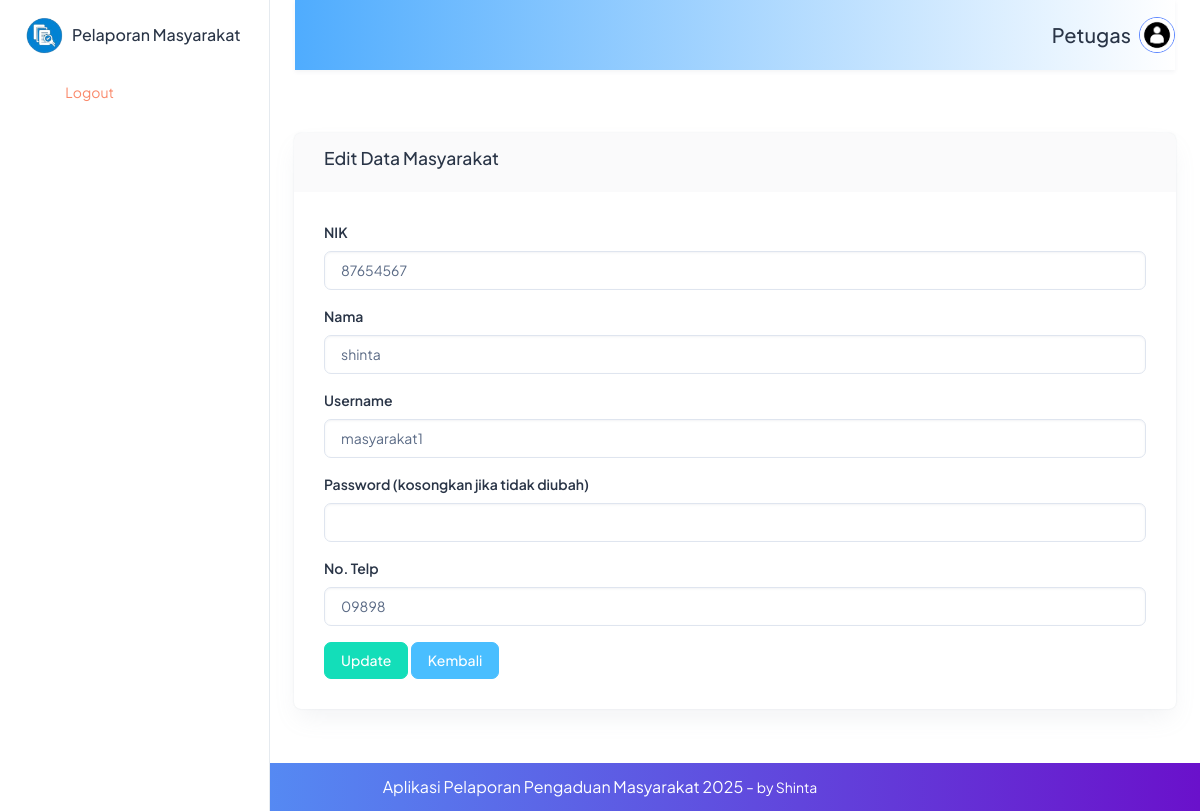
Screenshot of /backend/pages/masyarakat/edit.php?id=2 with the database file from the repository.
### tables this page shows
CREATE TABLE `masyarakat` (
  `id` int NOT NULL,
  `nik` char(16) DEFAULT NULL,
  `nama` varchar(35) DEFAULT NULL,
  `username` varchar(25) DEFAULT NULL,
  `password` varchar(255) DEFAULT NULL,
  `telp` varchar(13) DEFAULT NULL
);

### backend/pages/masyarakat/edit.php (the view, shortened to what this page needs)
<?php
include '../../../config/connection.php';
include '../../partials/header.php';
include '../../partials/sidebar.php';
include '../../partials/navbar.php';
$id = intval($_GET['id']);
$qSelect = "SELECT * FROM masyarakat WHERE id = $id";
$res = mysqli_query($connect, $qSelect) or die("Query error: " . mysqli_error($connect));
$data = mysqli_fetch_assoc($res);
?>
<div class="body-wrapper">
    <div class="container-fluid">
        <div class="row">
            <div class="col-12">
                <div class="card">
                    <div class="card-header">
                        <h5>Edit Data Masyarakat</h5>
                    </div>
                    <div class="card-body">
                        <form method="POST">
                            <div class="mb-3">
                                <label for="nik" class="form-label">NIK</label>
                                <input type="text" name="nik" id="nik" class="form-control"
                                    value="<?= htmlspecialchars($data['nik']) ?>" required>
                            </div>
                            <div class="mb-3">
                                <label for="nama" class="form-label">Nama</label>
                                <input type="text" name="nama" id="nama" class="form-control"
                                    value="<?= htmlspecialchars($data['nama']) ?>" required>
                            </div>
                            <div class="mb-3">
                                <label for="username" class="form-label">Username</label>
                                <input type="text" name="username" id="username" class="form-control"
                                    value="<?= htmlspecialchars($data['username']) ?>" required>
                            </div>
                            <div class="mb-3">
                                <label for="password" class="form-label">Password (kosongkan jika tidak diubah)</label>
                                <input type="password" name="password" id="password" class="form-control">
                            </div>
                            <div class="mb-3">
                                <label for="telp" class="form-label">No. Telp</label>
                                <input type="text" name="telp" id="telp" class="form-control"
                                    value="<?= htmlspecialchars($data['telp']) ?>" required>
                            </div>
                            <button type="submit" name="submit" class="btn btn-success">Update</button>
                            <a href="./index.php" class="btn btn-secondary">Kembali</a>
                        </form>
                    </div>
                </div>
            </div>
        </div>
    </div>
</div>
<?php
include '../../partials/footer.php';
include '../../partials/script.php';
?>

### rows the page displays
masyarakat: nik "87654567", nama "shinta", username "masyarakat1", telp "09898"

### other values shown
$_SESSION['username'] "Petugas"
